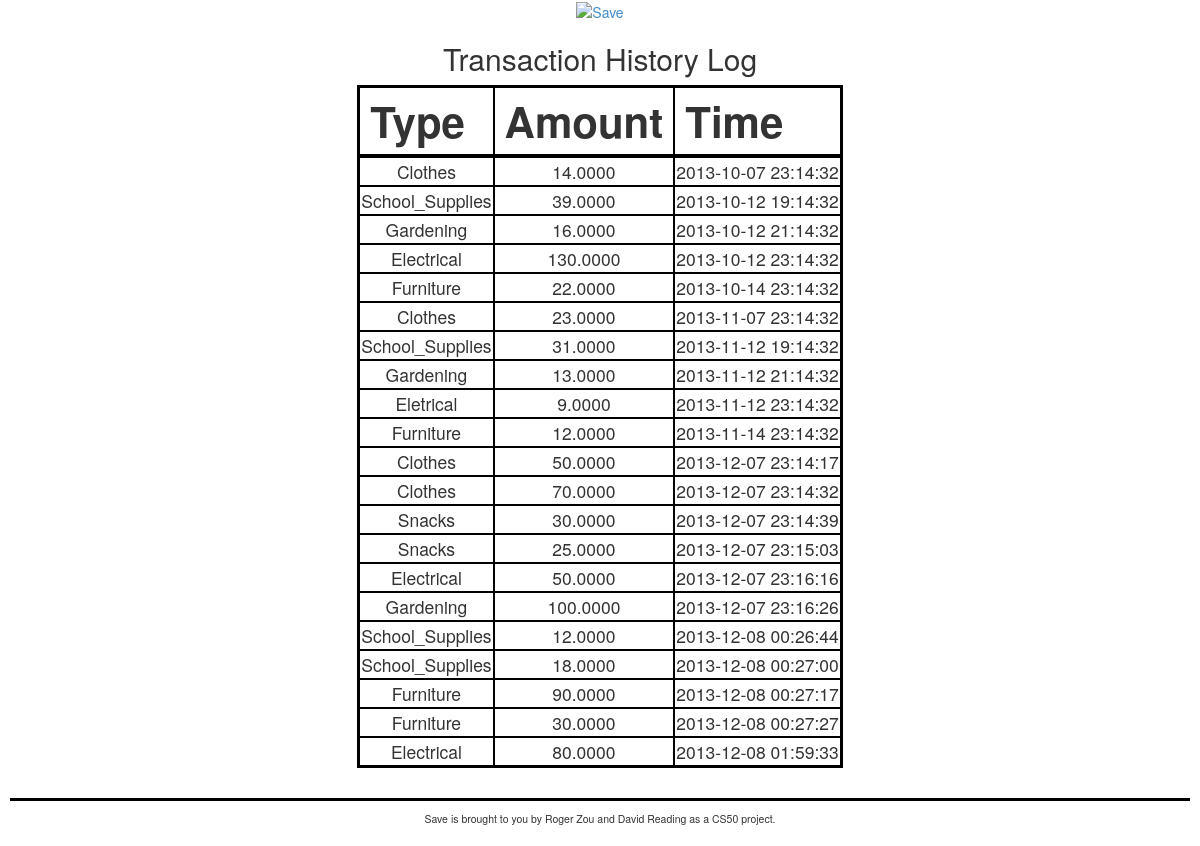
Page /public/history.php (signed in) on the committed database.
### tables this page shows
CREATE TABLE `total` (
  `id` int(10) NOT NULL,
  `amount` decimal(65,4) unsigned NOT NULL,
  `time` datetime NOT NULL,
  `type` varchar(25) NOT NULL,
  PRIMARY KEY (`time`),
  KEY `time` (`time`),
  KEY `time_2` (`time`)
);

### public/history.php (called while the page is built, shortened)
<?php
    $history = query("SELECT type, amount, time FROM total WHERE id = ?", $_SESSION["id"]);
    render("history_form.php", ["title" => "History", "history" => $history]);
?>

### templates/history_form.php (the view)
<h2>Transaction History Log</h2>
<table>
    <thead>
        <th>Type</th>
        <th>Amount</th>
        <th>Time</th>
    </head>
    <tbody>
    <?php
    foreach ($history as $entry)
    {
        echo "<tr>";
        echo "<td>" . $entry["type"] . "</td>";
        echo "<td>" . $entry["amount"] . "</td>";
        echo "<td>" . $entry["time"] . "</td>";
        echo "</tr>";
    }
    ?>
    </tbody>
</table>
<br/>

### includes/functions.php (shortened to what this page needs)
<?php
    function query()
    {
        $sql = func_get_arg(0);
        $parameters = array_slice(func_get_args(), 1);
        static $handle;
        if (!isset($handle))
        {
            try
            {
                $handle = new PDO("mysql:dbname=" . DATABASE . ";host=" . SERVER, USERNAME, PASSWORD);
                $handle->setAttribute(PDO::ATTR_EMULATE_PREPARES, false);
            }
            catch (Exception $e)
            {
                trigger_error($e->getMessage(), E_USER_ERROR);
                exit;
            }
        }
        $statement = $handle->prepare($sql);
        $results = $statement->execute($parameters);
        if ($results !== false)
        {
            return $statement->fetchAll(PDO::FETCH_ASSOC);
        }
        else
        {
            return false;
        }
    }
    function render($template, $values = [])
    {
        if (file_exists("../templates/$template"))
        {
            extract($values);
            require("../templates/header.php");
            require("../templates/$template");
            require("../templates/footer.php");
        }
        else
        {
            trigger_error("Invalid template: $template", E_USER_ERROR);
        }
    }
?>

### templates/header.php (shortened to what this page needs)
<!DOCTYPE html>
<html>
    <head>
        <link href="/finalproject/public/css/bootstrap.min.css" rel="stylesheet"/>
        <link href="/finalproject/public/css/bootstrap-theme.min.css" rel="stylesheet"/>
    </head>
        <div>
               <div id="top" style="text-align:center;">
                <a href="/"><img src="http://upload.wikimedia.org/wikipedia/commons/3/3f/Logo_SAVE.JPG" alt="Save" height="90" width="182"></a>
            </div>
            <div id="middle">

### templates/footer.php
            </div>
            <div id="bottom">
                Save is brought to you by Roger Zou and David Reading as a CS50 project.
            </div>
        </div>
    </body>
</html>

### templates/header.php (style rules this page uses)
#top, #middle, #bottom { text-align:center;" }
#top { background-color: #fff; }
#bottom { border-top-style:solid; border-top-color: #000; padding: 10px; margin: 10px; font-size: .75em; }
table { border: 3px solid black; margin-left: auto; margin-right: auto; }
table thead th { font-weight:bold; font-size:3em; border: 2px solid black; border-bottom: 4px solid black; padding: 3px 10px; }
table tbody tr td { font-size:1.25em; border: 2px solid black;' padding: 1px 3px; }

### rows in the picture
total: type "Clothes", amount "14.0000", time "2013-10-07 23:14:32"
total: type "School_Supplies", amount "39.0000", time "2013-10-12 19:14:32"
total: type "Gardening", amount "16.0000", time "2013-10-12 21:14:32"
total: type "Electrical", amount "130.0000", time "2013-10-12 23:14:32"
total: type "Furniture", amount "22.0000", time "2013-10-14 23:14:32"
total: type "Clothes", amount "23.0000", time "2013-11-07 23:14:32"
total: type "School_Supplies", amount "31.0000", time "2013-11-12 19:14:32"
total: type "Gardening", amount "13.0000", time "2013-11-12 21:14:32"
total: type "Eletrical", amount "9.0000", time "2013-11-12 23:14:32"
total: type "Furniture", amount "12.0000", time "2013-11-14 23:14:32"
total: type "Clothes", amount "50.0000", time "2013-12-07 23:14:17"
total: type "Clothes", amount "70.0000", time "2013-12-07 23:14:32"
total: type "Snacks", amount "30.0000", time "2013-12-07 23:14:39"
total: type "Snacks", amount "25.0000", time "2013-12-07 23:15:03"
total: type "Electrical", amount "50.0000", time "2013-12-07 23:16:16"
total: type "Gardening", amount "100.0000", time "2013-12-07 23:16:26"
total: type "School_Supplies", amount "12.0000", time "2013-12-08 00:26:44"
total: type "School_Supplies", amount "18.0000", time "2013-12-08 00:27:00"
total: type "Furniture", amount "90.0000", time "2013-12-08 00:27:17"
total: type "Furniture", amount "30.0000", time "2013-12-08 00:27:27"
total: type "Electrical", amount "80.0000", time "2013-12-08 01:59:33"
